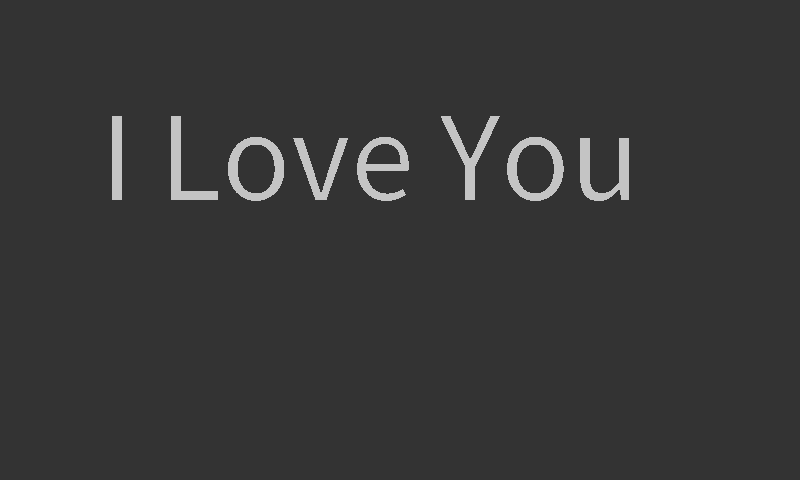
Frame 1 (no input)
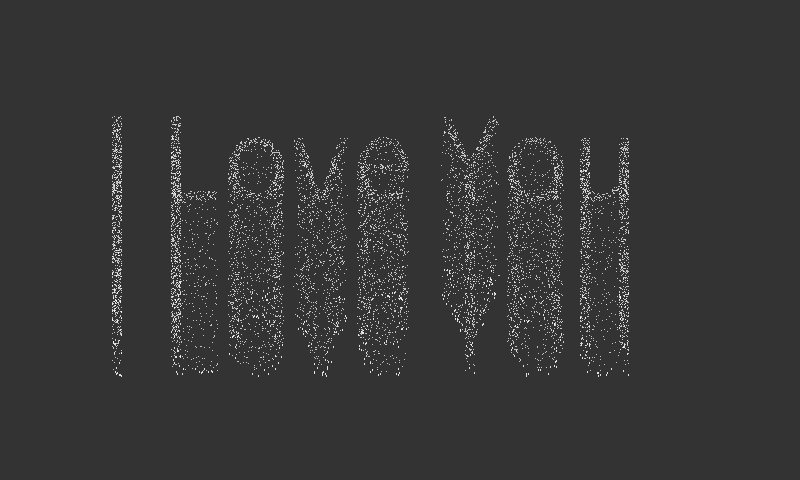
Frame 60 (the mouse pressed at the canvas centre just before this capture)
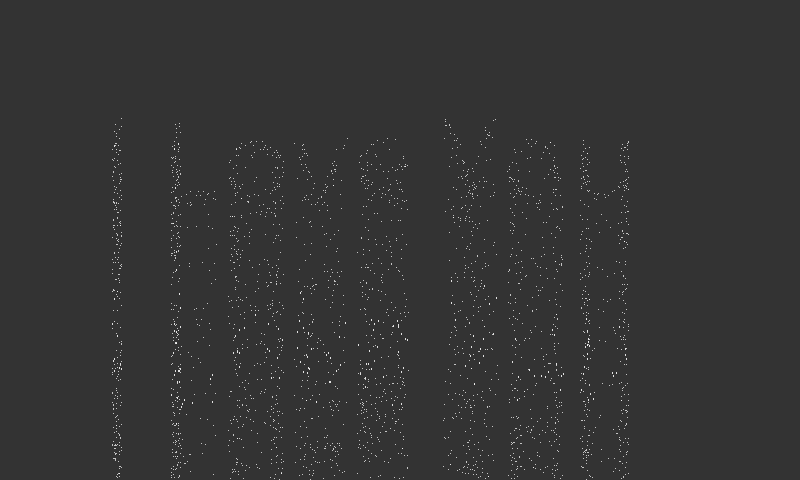
Frame 120 (the mouse held since frame 60 and released just before this capture)

The Processing sketch that drew these frames (run headless with seeded random() and noise(); from frame 60 on, the mouse is pressed at the canvas centre):

// Processing sketch: DissolveText
// ── DissolveText.pde
ArrayList<Particle> particles = new ArrayList<Particle>();
color textColor = color(255);


void setup() {
  size(800, 480);
  background(51);
  // draw text
  fill(textColor);
  textSize(128);
  text("I Love You", 100, 200);
  // initialize points array with the right colors
  loadPixels();
  for (int x = 0; x < width; x++) {
    for (int y = 0; y < height; y++) {
      int index = x + y * width;
      if (color(pixels[index]) == color(textColor)) {
        particles.add(new Particle(x, y));
      }
    }
  }
}

void draw() {
  background(51);
  //textSize(16);
  //fill(255);
  //text(int(frameRate), 0, 30);
  
  for (Particle p : particles) {
    p.update();
    p.display();
  }
  
  // clean up when the particles reach the bottom of the window
  for (int i = particles.size()-1; i >= 0; i--) {
    Particle p = particles.get(i);
    if (p.y >= height) {
      particles.remove(i);
    }
  }
}
// ── Particle.pde
class Particle {
  float x;
  float y;
  float velocity = 0;
  float gravity = 0.1;
  boolean active = false;
  
  Particle(float x_, float y_) {
    x = x_;
    y = y_;
  }
  
  void display() {
    stroke(255);
    point(x, y);
  }
  
  void update() {
    if (active) {
      velocity += gravity;
      y += velocity;
    }
    else {
      int choice = int(random(100));
      if (choice <= 2) {
        active = true;
      }
    }
  }
}
